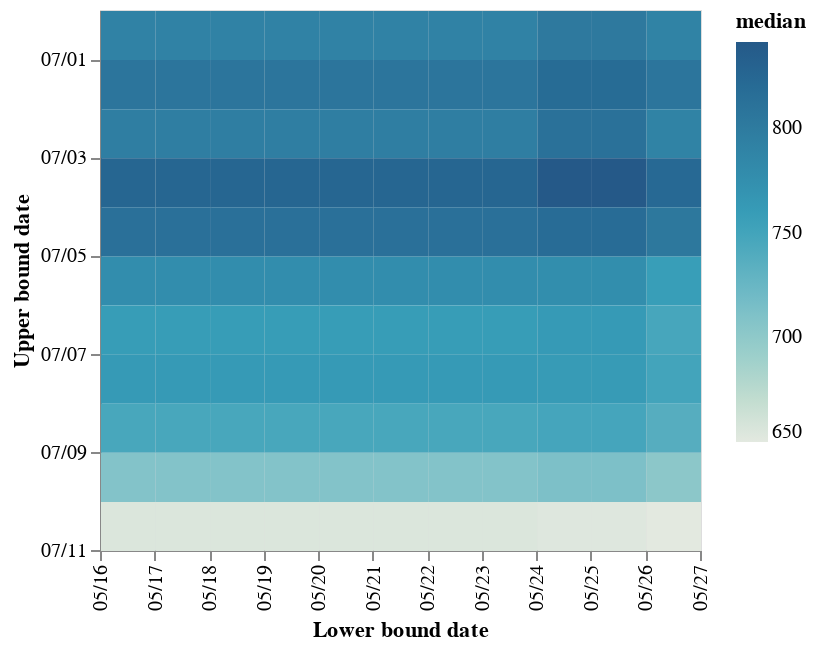

Source (notebook cell):
### Markdown cell above
### Reported cases in July

### Code cell
heatmap = alt.Chart(Df_stats.loc[lambda d: d['var']=='reportedJul', ['date_lower', 'date_upper', 'median']]).mark_rect().encode(
    x=alt.X('yearmonthdate(date_lower)', title="Lower bound date", axis=alt.Axis(format='%m/%d', labelAngle=-90)),
    y=alt.Y('yearmonthdate(date_upper)', title="Upper bound date", axis=alt.Axis(format='%m/%d', labelAngle=0), scale=alt.Scale(reverse=True)),
    color=alt.Color('median:Q', scale=alt.Scale(scheme='lighttealblue', reverse=False), title="median")
)

Df_stats_ = Df_stats.loc[lambda d: d['var']=='reportedJul', ['date_lower', 'date_upper', 'median']]
print("Min median:", Df_stats_['median'].min())
print("Max median:", Df_stats_['median'].max())

chart = alt.layer(heatmap).properties(width=wd_, height=ht_)
save_chart(chart, f'../../figures/sensitivity-reportedJul-median.svg')
chart

### Figure 1 — Vega-Lite specification as saved in the notebook (floating-point values rounded to 4 significant figures)
{"config": {"view": {"continuousWidth": 300, "continuousHeight": 300}}, "layer": [{"mark": {"type": "rect"}, "encoding": {"color": {"field": "median", "scale": {"reverse": false, "scheme": "lighttealblue"}, "title": "median", "type": "quantitative"}, "x": {"axis": {"format": "%m/%d", "labelAngle": -90}, "field": "date_lower", "timeUnit": "yearmonthdate", "title": "Lower bound date", "type": "temporal"}, "y": {"axis": {"format": "%m/%d", "labelAngle": 0}, "field": "date_upper", "scale": {"reverse": true}, "timeUnit": "yearmonthdate", "title": "Upper bound date", "type": "temporal"}}}], "data": {"name": "data-aafaebe3b48d3aa5a98bd684e6879029"}, "height": 270, "width": 300, "$schema": "https://vega.github.io/schema/vega-lite/v5.14.1.json", "datasets": {"data-aafaebe3b48d3aa5a98bd684e6879029": [{"date_lower": "2023-05-24T00:00:00", "date_upper": "2023-06-30T00:00:00", "median": 802.0}, {"date_lower": "2023-05-24T00:00:00", "date_upper": "2023-07-01T00:00:00", "median": 819.0}, {"date_lower": "2023-05-24T00:00:00", "date_upper": "2023-07-02T00:00:00", "median": 812.0}, {"date_lower": "2023-05-24T00:00:00", "date_upper": "2023-07-03T00:00:00", "median": 841.0}, {"date_lower": "2023-05-24T00:00:00", "date_upper": "2023-07-04T00:00:00", "median": 818.0}, {"date_lower": "2023-05-24T00:00:00", "date_upper": "2023-07-05T00:00:00", "median": 776.5}, {"date_lower": "2023-05-24T00:00:00", "date_upper": "2023-07-06T00:00:00", "median": 762.0}, {"date_lower": "2023-05-24T00:00:00", "date_upper": "2023-07-07T00:00:00", "median": 761.0}, {"date_lower": "2023-05-24T00:00:00", "date_upper": "2023-07-08T00:00:00", "median": 748.0}, {"date_lower": "2023-05-24T00:00:00", "date_upper": "2023-07-09T00:00:00", "median": 712.0}, {"date_lower": "2023-05-24T00:00:00", "date_upper": "2023-07-10T00:00:00", "median": 653.0}, {"date_lower": "2023-05-25T00:00:00", "date_upper": "2023-06-30T00:00:00", "median": 802.0}, {"date_lower": "2023-05-25T00:00:00", "date_upper": "2023-07-01T00:00:00", "median": 819.0}, {"date_lower": "2023-05-25T00:00:00", "date_upper": "2023-07-02T00:00:00", "median": 812.0}, {"date_lower": "2023-05-25T00:00:00", "date_upper": "2023-07-03T00:00:00", "median": 841.0}, {"date_lower": "2023-05-25T00:00:00", "date_upper": "2023-07-04T00:00:00", "median": 818.0}, {"date_lower": "2023-05-25T00:00:00", "date_upper": "2023-07-05T00:00:00", "median": 776.5}, {"date_lower": "2023-05-25T00:00:00", "date_upper": "2023-07-06T00:00:00", "median": 762.0}, {"date_lower": "2023-05-25T00:00:00", "date_upper": "2023-07-07T00:00:00", "median": 761.0}, {"date_lower": "2023-05-25T00:00:00", "date_upper": "2023-07-08T00:00:00", "median": 748.0}, {"date_lower": "2023-05-25T00:00:00", "date_upper": "2023-07-09T00:00:00", "median": 712.0}, {"date_lower": "2023-05-25T00:00:00", "date_upper": "2023-07-10T00:00:00", "median": 653.0}, {"date_lower": "2023-05-26T00:00:00", "date_upper": "2023-06-30T00:00:00", "median": 790.0}, {"date_lower": "2023-05-26T00:00:00", "date_upper": "2023-07-01T00:00:00", "median": 807.0}, {"date_lower": "2023-05-26T00:00:00", "date_upper": "2023-07-02T00:00:00", "median": 790.0}, {"date_lower": "2023-05-26T00:00:00", "date_upper": "2023-07-03T00:00:00", "median": 822.0}, {"date_lower": "2023-05-26T00:00:00", "date_upper": "2023-07-04T00:00:00", "median": 804.0}, {"date_lower": "2023-05-26T00:00:00", "date_upper": "2023-07-05T00:00:00", "median": 757.0}, {"date_lower": "2023-05-26T00:00:00", "date_upper": "2023-07-06T00:00:00", "median": 746.5}, {"date_lower": "2023-05-26T00:00:00", "date_upper": "2023-07-07T00:00:00", "median": 749.0}, {"date_lower": "2023-05-26T00:00:00", "date_upper": "2023-07-08T00:00:00", "median": 737.0}, {"date_lower": "2023-05-26T00:00:00", "date_upper": "2023-07-09T00:00:00", "median": 702.0}, {"date_lower": "2023-05-26T00:00:00", "date_upper": "2023-07-10T00:00:00", "median": 650.0}, {"date_lower": "2023-05-16T00:00:00", "date_upper": "2023-06-30T00:00:00", "median": 791.0}, {"date_lower": "2023-05-16T00:00:00", "date_upper": "2023-07-01T00:00:00", "median": 807.0}, {"date_lower": "2023-05-16T00:00:00", "date_upper": "2023-07-02T00:00:00", "median": 796.0}, {"date_lower": "2023-05-16T00:00:00", "date_upper": "2023-07-03T00:00:00", "median": 826.0}, {"date_lower": "2023-05-16T00:00:00", "date_upper": "2023-07-04T00:00:00", "median": 813.0}, {"date_lower": "2023-05-16T00:00:00", "date_upper": "2023-07-05T00:00:00", "median": 777.0}, {"date_lower": "2023-05-16T00:00:00", "date_upper": "2023-07-06T00:00:00", "median": 759.0}, {"date_lower": "2023-05-16T00:00:00", "date_upper": "2023-07-07T00:00:00", "median": 762.0}, {"date_lower": "2023-05-16T00:00:00", "date_upper": "2023-07-08T00:00:00", "median": 746.0}, {"date_lower": "2023-05-16T00:00:00", "date_upper": "2023-07-09T00:00:00", "median": 708.0}, {"date_lower": "2023-05-16T00:00:00", "date_upper": "2023-07-10T00:00:00", "median": 655.0}, {"date_lower": "2023-05-17T00:00:00", "date_upper": "2023-06-30T00:00:00", "median": 791.0}, {"date_lower": "2023-05-17T00:00:00", "date_upper": "2023-07-01T00:00:00", "median": 807.0}, {"date_lower": "2023-05-17T00:00:00", "date_upper": "2023-07-02T00:00:00", "median": 796.0}, {"date_lower": "2023-05-17T00:00:00", "date_upper": "2023-07-03T00:00:00", "median": 826.0}, {"date_lower": "2023-05-17T00:00:00", "date_upper": "2023-07-04T00:00:00", "median": 813.0}, {"date_lower": "2023-05-17T00:00:00", "date_upper": "2023-07-05T00:00:00", "median": 777.0}, {"date_lower": "2023-05-17T00:00:00", "date_upper": "2023-07-06T00:00:00", "median": 759.0}, {"date_lower": "2023-05-17T00:00:00", "date_upper": "2023-07-07T00:00:00", "median": 762.0}, {"date_lower": "2023-05-17T00:00:00", "date_upper": "2023-07-08T00:00:00", "median": 746.0}, {"date_lower": "2023-05-17T00:00:00", "date_upper": "2023-07-09T00:00:00", "median": 708.0}, {"date_lower": "2023-05-17T00:00:00", "date_upper": "2023-07-10T00:00:00", "median": 655.0}, {"date_lower": "2023-05-18T00:00:00", "date_upper": "2023-06-30T00:00:00", "median": 791.0}, {"date_lower": "2023-05-18T00:00:00", "date_upper": "2023-07-01T00:00:00", "median": 807.0}, {"date_lower": "2023-05-18T00:00:00", "date_upper": "2023-07-02T00:00:00", "median": 796.0}, {"date_lower": "2023-05-18T00:00:00", "date_upper": "2023-07-03T00:00:00", "median": 826.0}, {"date_lower": "2023-05-18T00:00:00", "date_upper": "2023-07-04T00:00:00", "median": 813.0}, {"date_lower": "2023-05-18T00:00:00", "date_upper": "2023-07-05T00:00:00", "median": 777.0}, {"date_lower": "2023-05-18T00:00:00", "date_upper": "2023-07-06T00:00:00", "median": 759.0}, {"date_lower": "2023-05-18T00:00:00", "date_upper": "2023-07-07T00:00:00", "median": 762.0}, {"date_lower": "2023-05-18T00:00:00", "date_upper": "2023-07-08T00:00:00", "median": 746.0}, {"date_lower": "2023-05-18T00:00:00", "date_upper": "2023-07-09T00:00:00", "median": 708.0}, {"date_lower": "2023-05-18T00:00:00", "date_upper": "2023-07-10T00:00:00", "median": 655.0}, {"date_lower": "2023-05-19T00:00:00", "date_upper": "2023-06-30T00:00:00", "median": 791.0}, {"date_lower": "2023-05-19T00:00:00", "date_upper": "2023-07-01T00:00:00", "median": 807.0}, {"date_lower": "2023-05-19T00:00:00", "date_upper": "2023-07-02T00:00:00", "median": 796.0}, {"date_lower": "2023-05-19T00:00:00", "date_upper": "2023-07-03T00:00:00", "median": 826.0}, {"date_lower": "2023-05-19T00:00:00", "date_upper": "2023-07-04T00:00:00", "median": 813.0}, {"date_lower": "2023-05-19T00:00:00", "date_upper": "2023-07-05T00:00:00", "median": 777.0}, {"date_lower": "2023-05-19T00:00:00", "date_upper": "2023-07-06T00:00:00", "median": 759.0}, {"date_lower": "2023-05-19T00:00:00", "date_upper": "2023-07-07T00:00:00", "median": 762.0}, {"date_lower": "2023-05-19T00:00:00", "date_upper": "2023-07-08T00:00:00", "median": 746.0}, {"date_lower": "2023-05-19T00:00:00", "date_upper": "2023-07-09T00:00:00", "median": 708.0}, {"date_lower": "2023-05-19T00:00:00", "date_upper": "2023-07-10T00:00:00", "median": 655.0}, {"date_lower": "2023-05-20T00:00:00", "date_upper": "2023-06-30T00:00:00", "median": 791.0}, {"date_lower": "2023-05-20T00:00:00", "date_upper": "2023-07-01T00:00:00", "median": 807.0}, {"date_lower": "2023-05-20T00:00:00", "date_upper": "2023-07-02T00:00:00", "median": 796.0}, {"date_lower": "2023-05-20T00:00:00", "date_upper": "2023-07-03T00:00:00", "median": 826.0}, {"date_lower": "2023-05-20T00:00:00", "date_upper": "2023-07-04T00:00:00", "median": 813.0}, {"date_lower": "2023-05-20T00:00:00", "date_upper": "2023-07-05T00:00:00", "median": 777.0}, {"date_lower": "2023-05-20T00:00:00", "date_upper": "2023-07-06T00:00:00", "median": 759.0}, {"date_lower": "2023-05-20T00:00:00", "date_upper": "2023-07-07T00:00:00", "median": 762.0}, {"date_lower": "2023-05-20T00:00:00", "date_upper": "2023-07-08T00:00:00", "median": 746.0}, {"date_lower": "2023-05-20T00:00:00", "date_upper": "2023-07-09T00:00:00", "median": 708.0}, {"date_lower": "2023-05-20T00:00:00", "date_upper": "2023-07-10T00:00:00", "median": 655.0}, {"date_lower": "2023-05-21T00:00:00", "date_upper": "2023-06-30T00:00:00", "median": 791.0}, {"date_lower": "2023-05-21T00:00:00", "date_upper": "2023-07-01T00:00:00", "median": 807.0}, {"date_lower": "2023-05-21T00:00:00", "date_upper": "2023-07-02T00:00:00", "median": 796.0}, {"date_lower": "2023-05-21T00:00:00", "date_upper": "2023-07-03T00:00:00", "median": 826.0}, {"date_lower": "2023-05-21T00:00:00", "date_upper": "2023-07-04T00:00:00", "median": 813.0}, {"date_lower": "2023-05-21T00:00:00", "date_upper": "2023-07-05T00:00:00", "median": 777.0}, {"date_lower": "2023-05-21T00:00:00", "date_upper": "2023-07-06T00:00:00", "median": 759.0}, {"date_lower": "2023-05-21T00:00:00", "date_upper": "2023-07-07T00:00:00", "median": 762.0}, {"date_lower": "2023-05-21T00:00:00", "date_upper": "2023-07-08T00:00:00", "median": 746.0}, {"date_lower": "2023-05-21T00:00:00", "date_upper": "2023-07-09T00:00:00", "median": 708.0}, {"date_lower": "2023-05-21T00:00:00", "date_upper": "2023-07-10T00:00:00", "median": 655.0}, {"date_lower": "2023-05-22T00:00:00", "date_upper": "2023-06-30T00:00:00", "median": 791.0}, {"date_lower": "2023-05-22T00:00:00", "date_upper": "2023-07-01T00:00:00", "median": 807.0}, {"date_lower": "2023-05-22T00:00:00", "date_upper": "2023-07-02T00:00:00", "median": 796.0}, {"date_lower": "2023-05-22T00:00:00", "date_upper": "2023-07-03T00:00:00", "median": 826.0}, {"date_lower": "2023-05-22T00:00:00", "date_upper": "2023-07-04T00:00:00", "median": 813.0}, {"date_lower": "2023-05-22T00:00:00", "date_upper": "2023-07-05T00:00:00", "median": 777.0}, {"date_lower": "2023-05-22T00:00:00", "date_upper": "2023-07-06T00:00:00", "median": 759.0}, {"date_lower": "2023-05-22T00:00:00", "date_upper": "2023-07-07T00:00:00", "median": 762.0}, {"date_lower": "2023-05-22T00:00:00", "date_upper": "2023-07-08T00:00:00", "median": 746.0}, {"date_lower": "2023-05-22T00:00:00", "date_upper": "2023-07-09T00:00:00", "median": 708.0}, {"date_lower": "2023-05-22T00:00:00", "date_upper": "2023-07-10T00:00:00", "median": 655.0}, {"date_lower": "2023-05-23T00:00:00", "date_upper": "2023-06-30T00:00:00", "median": 791.0}, {"date_lower": "2023-05-23T00:00:00", "date_upper": "2023-07-01T00:00:00", "median": 807.0}, {"date_lower": "2023-05-23T00:00:00", "date_upper": "2023-07-02T00:00:00", "median": 796.0}, {"date_lower": "2023-05-23T00:00:00", "date_upper": "2023-07-03T00:00:00", "median": 826.0}, {"date_lower": "2023-05-23T00:00:00", "date_upper": "2023-07-04T00:00:00", "median": 813.0}, {"date_lower": "2023-05-23T00:00:00", "date_upper": "2023-07-05T00:00:00", "median": 777.0}, {"date_lower": "2023-05-23T00:00:00", "date_upper": "2023-07-06T00:00:00", "median": 759.0}, {"date_lower": "2023-05-23T00:00:00", "date_upper": "2023-07-07T00:00:00", "median": 762.0}, {"date_lower": "2023-05-23T00:00:00", "date_upper": "2023-07-08T00:00:00", "median": 746.0}, {"date_lower": "2023-05-23T00:00:00", "date_upper": "2023-07-09T00:00:00", "median": 708.0}, {"date_lower": "2023-05-23T00:00:00", "date_upper": "2023-07-10T00:00:00", "median": 655.0}]}}
